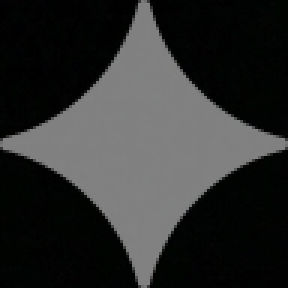
#> input picture gemini_watermark_remover/templates/bg_96.png, 96 x 96 px (shown 3 times larger)
$ python -i detector.py   (imports and definitions only)
#> lines starting #> are read from the running program, lines starting #| are printed output that depends on the picture; after the words box and inside, x2 and y2 are one past the last pixel; in counts of white or black regions, pixels touching at a corner belong together
"""
Watermark detection and calibrated alpha map extraction for Gemini sparkle and Veo logos.
Based on the GargantuaX & Dearabhin reverse alpha blending standard catalog.
"""

from __future__ import annotations

from dataclasses import dataclass
from enum import Enum
from pathlib import Path
from typing import Tuple, Optional, List

import cv2
import numpy as np


class WatermarkType(str, Enum):
    GEMINI_SPARKLE = "gemini_sparkle"
    VEO_LOGO = "veo_logo"
    AUTO = "auto"
    MANUAL = "manual"


@dataclass
class BoundingBox:
    x0: int
    y0: int
    x1: int
    y1: int

    @property
    def width(self) -> int:
        return self.x1 - self.x0

    @property
    def height(self) -> int:
        return self.y1 - self.y0


TEMPLATES_DIR = Path(__file__).parent / "templates"


def load_calibrated_alpha_template() -> np.ndarray:
    """
    Loads the official 96x96 float32 alpha map.
    First checks for the binary .npy array, then falls back to PNG assets.
    """
    npy_path = TEMPLATES_DIR / "alpha_96_20260520.npy"
    if npy_path.exists():
        return np.load(str(npy_path))

    png_2026 = TEMPLATES_DIR / "bg_96_20260520.png"
    if png_2026.exists():
        img = cv2.imread(str(png_2026))
        return np.max(img, axis=2).astype(np.float32) / 255.0

    png_std = TEMPLATES_DIR / "bg_96.png"
    if png_std.exists():
        img = cv2.imread(str(png_std))
        # Scaled to match video calibrated opacity
        return (np.max(img, axis=2).astype(np.float32) / 255.0) * (0.365 / 0.514)

    # Fallback synthetic star
    grid = np.zeros((96, 96), dtype=np.float32)
    cv2.circle(grid, (48, 48), 24, 0.35, -1)
    return grid


def compute_ncc(roi: np.ndarray, alpha_template: np.ndarray) -> float:
    """Computes Normalized Cross Correlation between luminance and alpha template."""
    if roi.size == 0 or alpha_template.size == 0:
        return 0.0
    gray = cv2.cvtColor(roi, cv2.COLOR_BGR2GRAY).astype(np.float32)
    g_zero = gray - np.mean(gray)
    a_zero = alpha_template - np.mean(alpha_template)
    norm = np.linalg.norm(g_zero) * np.linalg.norm(a_zero)
    if norm <= 1e-6:
        return 0.0
    return float(np.sum(g_zero * a_zero) / norm)


def resolve_watermark_candidates(w: int, h: int) -> List[Tuple[str, int, int, int]]:
    """
    Returns candidate (label, size, margin_right, margin_bottom).
    Matches GargantuaX & dearabhin catalogs.
    """
    candidates = []

    # 1080p exact candidates
    if w == 1920 and h == 1080:
        candidates.append(("veo-1080p-inset", 72, 144, 144))
        candidates.append(("veo-1080p-standard", 72, 108, 108))
    # 720p exact candidates
    elif w == 1280 and h == 720:
        candidates.append(("veo-720p-inset", 48, 96, 96))
        candidates.append(("veo-720p-standard", 48, 72, 72))

    # General image and proportional candidates
    if w >= 1024 and h >= 1024:
        candidates.append(("gemini-image-large", 96, 64, 64))
    else:
        candidates.append(("gemini-image-small", 48, 32, 32))

    # Scale-proportional candidates for arbitrary resolutions
    base = min(w, h)
    prop_size = max(16, round(base * (72 / 1080)))
    prop_margin = max(16, round(base * (144 / 1080)))
    candidates.append(("proportional-inset", prop_size, prop_margin, prop_margin))

    return candidates


def compute_veo_roi(frame: np.ndarray) -> Tuple[BoundingBox, np.ndarray, np.ndarray]:
    """
    ROI and mask for legacy Veo text logo.
    """
    h, w = frame.shape[:2]
    x0 = int(w * 0.83)
    y0 = int(h * 0.88)
    x1 = w
    y1 = h
    bbox = BoundingBox(x0=x0, y0=y0, x1=x1, y1=y1)

    roi = frame[y0:y1, x0:x1]
    gray = cv2.cvtColor(roi, cv2.COLOR_BGR2GRAY)
    blur = cv2.GaussianBlur(gray, (9, 9), 0)
    diff = cv2.subtract(gray, blur)
    bright_th = float(np.percentile(gray, 85))
    raw = ((gray >= bright_th) & (diff >= 6)).astype(np.uint8) * 255
    kernel = np.ones((5, 5), np.uint8)
    mask = cv2.dilate(raw, kernel, iterations=1)
    # Binary alpha
    alpha_map = (mask.astype(np.float32) / 255.0) * 0.5
    return bbox, mask, alpha_map


def detect_watermark(
    frame: np.ndarray,
    watermark_type: WatermarkType = WatermarkType.AUTO,
    manual_region: Optional[Tuple[int, int, int, int]] = None,
) -> Tuple[WatermarkType, BoundingBox, np.ndarray, np.ndarray]:
    """
    Detects the watermark region and creates the corresponding alpha map and binary mask.
    Returns: (watermark_type, bbox, binary_mask, alpha_map)
    """
    h, w = frame.shape[:2]
    base_alpha = load_calibrated_alpha_template()

    if manual_region is not None:
        mx, my, mw, mh = manual_region
        bbox = BoundingBox(x0=mx, y0=my, x1=min(w, mx + mw), y1=min(h, my + mh))
        alpha_map = cv2.resize(base_alpha, (bbox.width, bbox.height), interpolation=cv2.INTER_AREA)
        mask = (alpha_map > 0.02).astype(np.uint8) * 255
        return WatermarkType.MANUAL, bbox, mask, alpha_map

    if watermark_type == WatermarkType.VEO_LOGO:
        bbox, mask, alpha_map = compute_veo_roi(frame)
        return WatermarkType.VEO_LOGO, bbox, mask, alpha_map

    # Evaluate candidate catalog with NCC
    candidates = resolve_watermark_candidates(w, h)
    best_ncc = -1.0
    best_candidate = None
    best_bbox = None
    best_alpha = None

    for label, size, mr, mb in candidates:
        x0 = w - mr - size
        y0 = h - mb - size
        if x0 < 0 or y0 < 0 or x0 + size > w or y0 + size > h:
            continue
        roi = frame[y0:y0+size, x0:x0+size]
        a_resized = cv2.resize(base_alpha, (size, size), interpolation=cv2.INTER_AREA)
        ncc = compute_ncc(roi, a_resized)

        if ncc > best_ncc:
            best_ncc = ncc
            best_candidate = (label, size)
            best_bbox = BoundingBox(x0=x0, y0=y0, x1=x0+size, y1=y0+size)
            best_alpha = a_resized

    # Fine-tune coordinates around peak candidate
    if best_bbox is not None and best_alpha is not None and best_ncc > 0.15:
        size = best_candidate[1]
        best_x = best_bbox.x0
        best_y = best_bbox.y0
        peak_ncc = best_ncc

        for dy in range(-3, 4):
            for dx in range(-3, 4):
                cx = best_bbox.x0 + dx
                cy = best_bbox.y0 + dy
                if cx < 0 or cy < 0 or cx + size > w or cy + size > h:
                    continue
                roi = frame[cy:cy+size, cx:cx+size]
                ncc = compute_ncc(roi, best_alpha)
                if ncc > peak_ncc:
                    peak_ncc = ncc
                    best_x = cx
                    best_y = cy

        best_bbox = BoundingBox(x0=best_x, y0=best_y, x1=best_x+size, y1=best_y+size)
        mask = (best_alpha > 0.015).astype(np.uint8) * 255
        return WatermarkType.GEMINI_SPARKLE, best_bbox, mask, best_alpha

    # If no sparkle detected and AUTO, test legacy Veo text logo
    if watermark_type == WatermarkType.AUTO:
        bbox, mask, alpha_map = compute_veo_roi(frame)
        if int((mask > 0).sum()) > 50:
            return WatermarkType.VEO_LOGO, bbox, mask, alpha_map

    # Default fallback to the primary candidate (e.g. veo-1080p-inset)
    if candidates:
        _, size, mr, mb = candidates[0]
        x0 = w - mr - size
        y0 = h - mb - size
        bbox = BoundingBox(x0=x0, y0=y0, x1=x0+size, y1=y0+size)
        alpha_map = cv2.resize(base_alpha, (size, size), interpolation=cv2.INTER_AREA)
        mask = (alpha_map > 0.015).astype(np.uint8) * 255
        return WatermarkType.GEMINI_SPARKLE, bbox, mask, alpha_map

    # Ultimate fallback
    bbox = BoundingBox(x0=max(0, w-144-72), y0=max(0, h-144-72), x1=w-144, y1=h-144)
    alpha_map = cv2.resize(base_alpha, (bbox.width, bbox.height), interpolation=cv2.INTER_AREA)
    mask = (alpha_map > 0.015).astype(np.uint8) * 255
    return WatermarkType.GEMINI_SPARKLE, bbox, mask, alpha_map

>>> import cv2
>>> picture = cv2.imread('templates/bg_96.png')
#> picture is the input picture: shape (96, 96, 3); mean B, G, R 46.3, 47, 46.1
>>> result = detect_watermark(picture)
#> (reads gemini_watermark_remover/templates/alpha_96_20260520.npy from the repository)
#> the loop in detect_watermark, `for label, size, mr, mb in candidates:` made 2 passes
#> (norm in compute_ncc, ncc, best_ncc) on pass 1: (15871.5, 0.37, 0.37)
#> (norm in compute_ncc, ncc) on pass 2: (789.6, -0.171)
#> pass 1, in compute_ncc, `a_zero = alpha_template - np.mean(alpha_template)`:
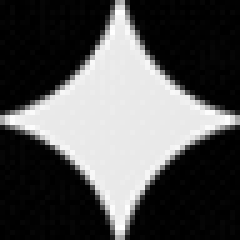
#> a_zero: shape (48, 48) float32 (shown 5 times larger); min -0.109, max 0.222, mean -8.28e-09; drawn with min black and max white
#> after the loop in detect_watermark, `for label, size, mr, mb in candidates:`:
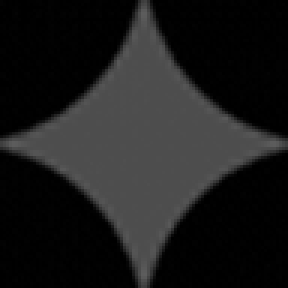
#> base_alpha: shape (96, 96) float32 (shown 3 times larger); min 0, max 0.365, mean 0.109
#> after the loop in detect_watermark, `for label, size, mr, mb in candidates:`: best_ncc = 0.37
#> in detect_watermark, `size = best_candidate[1]`: size = 48
#> in detect_watermark, `best_x = best_bbox.x0`: best_x = 16
#> in detect_watermark, `peak_ncc = best_ncc`: peak_ncc = 0.37
#> the loop in detect_watermark, `for dy in range(-3, 4):` made 7 passes
#> pass 1, in compute_ncc (call 3), `g_zero = gray - np.mean(gray)`:
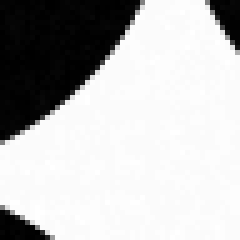
#> g_zero: shape (48, 48) float32 (shown 5 times larger); min -96.19, max 33.81, mean 0; drawn with min black and max white
#> pass 1, in compute_ncc (call 4), `gray = cv2.cvtColor(roi, cv2.COLOR_BGR2GRAY).astype(np.float32)`:
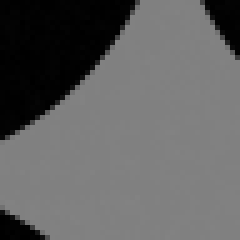
#> gray: shape (48, 48) float32 (shown 5 times larger); min 0, max 130, mean 97.5
#> pass 1, in compute_ncc (call 4), `g_zero = gray - np.mean(gray)`:
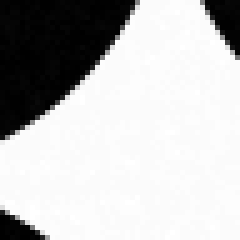
#> g_zero: shape (48, 48) float32 (shown 5 times larger); min -97.48, max 32.52, mean 0; drawn with min black and max white
#> after the loop in detect_watermark, `for dy in range(-3, 4):`:
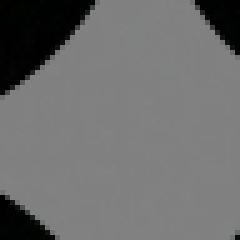
#> roi: shape (48, 48, 3) (shown 5 times larger); mean B, G, R 109.7, 110, 109.6
#> after the loop in detect_watermark, `for dy in range(-3, 4):`: best_x = 19; best_y = 13; peak_ncc = 0.379
#> in detect_watermark, `mask = (best_alpha > 0.015).astype(np.uint8) * 255`:
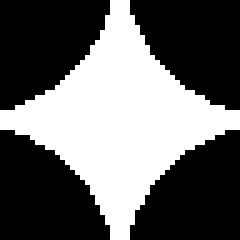
#> mask: shape (48, 48) (shown 5 times larger); 40.1% white; 1 white region, box (x1, y1, x2, y2) and area: (0, 0, 48, 48) 923
